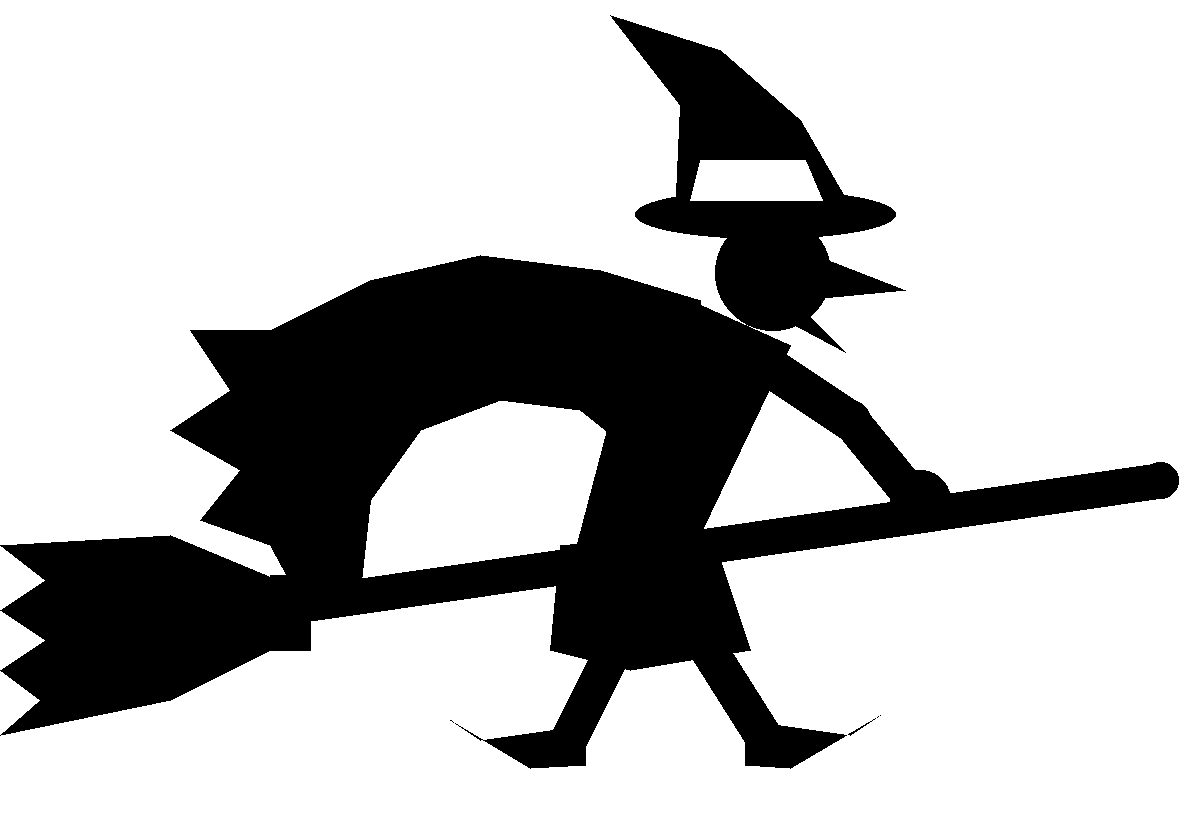

Recreate this plot in Python.
from PIL import Image, ImageDraw
W, H = 1200, 840
im = Image.new("L", (W, H), 255); d = ImageDraw.Draw(im)
INK, HOLE = 0, 255

def thick(p, q, w):
    d.line([p, q], fill=INK, width=w)
    for c in (p, q):
        d.ellipse([c[0] - w / 2, c[1] - w / 2, c[0] + w / 2, c[1] + w / 2], fill=INK)

def broom_y(x):                       # centreline of the handle
    return 610 - 0.1444 * (x - 260)

# broom handle and bristles (bristles run off the left edge: the entrance)
thick((260, 610), (1160, broom_y(1160)), 36)
d.polygon([(290, 585), (290, 640), (170, 700), (0, 735), (40, 700), (0, 670),
           (45, 640), (0, 610), (45, 580), (0, 545), (170, 535)], fill=INK)
d.rectangle([270, 575, 310, 650], fill=INK)                       # binding

# cape: from the shoulders streaming back, arching down onto the broom
cape_outer = [(700, 300), (600, 270), (480, 255), (370, 280), (270, 330),
              (190, 330), (230, 390), (170, 430), (240, 470), (200, 520),
              (270, 545), (300, 600)]
cape_inner = [(360, 590), (370, 500), (420, 430), (500, 400), (580, 410),
              (630, 450)]
d.polygon(cape_outer + cape_inner + [(700, 420)], fill=INK)

# torso, leaning forward
d.polygon([(570, 570), (690, 555), (790, 345), (690, 300), (620, 380)], fill=INK)
# skirt over the broom, legs and pointy boots below
d.polygon([(560, 545), (710, 530), (750, 650), (630, 670), (550, 650)], fill=INK)
thick((705, 645), (765, 740), 38)
d.polygon([(745, 720), (850, 735), (880, 715), (790, 768), (745, 765)], fill=INK)
thick((610, 655), (565, 745), 38)
d.polygon([(585, 725), (480, 740), (450, 720), (530, 768), (585, 765)], fill=INK)

# head, nose, chin
d.ellipse([715, 215, 830, 330], fill=INK)
d.polygon([(815, 255), (905, 290), (822, 298)], fill=INK)
d.polygon([(785, 320), (845, 352), (805, 312)], fill=INK)
# hat: wide brim, tall crooked cone with a band
d.ellipse([635, 190, 895, 238], fill=INK)
d.polygon([(675, 215), (855, 215), (800, 120), (720, 50), (610, 15), (680, 105)], fill=INK)
d.polygon([(700, 160), (805, 160), (822, 200), (690, 200)], fill=HOLE)   # band

# arm: shoulder -> elbow -> hand on the broom, leaving a gap under it
thick((760, 360), (850, 420), 40)
thick((850, 420), (915, broom_y(915) - 15), 38)
d.ellipse([890, broom_y(915) - 45, 950, broom_y(915) + 15], fill=INK)
im.save("witch.png")
